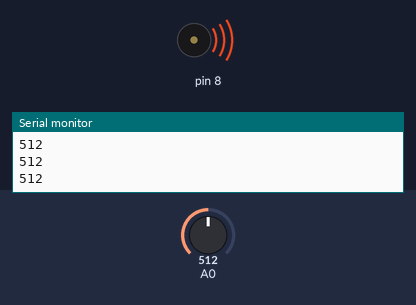
A sketch run on a simulated Arduino Uno, built with avr-gcc and run on an emulated ATmega328P. Shown: buzzer (waves = sounding), the last lines printed to the serial monitor. Inputs (shaded band) come from the test bench; at power-on: A0 = 512.

Above: at 1.2 s.
1.3 s: A0 set to 410
2.8 s: A0 set to 389
At 4.0 s:
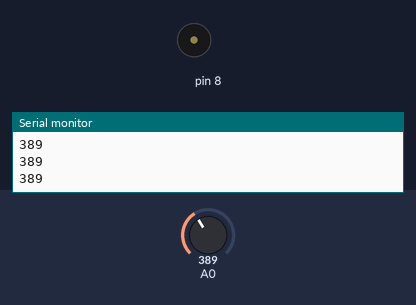
4.3 s: A0 set to 511
At 5.3 s:
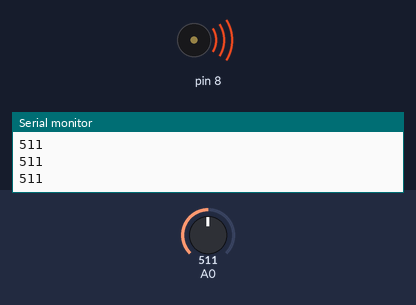
5.8 s: A0 set to 390
At 6.5 s:
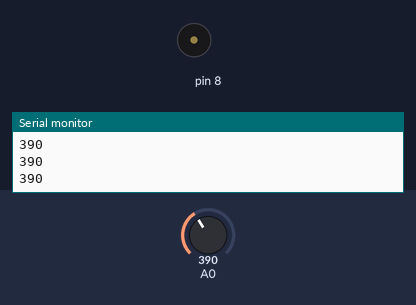
Timing chart, 0 to 8.3 s (numbered marks = the images above; inputs shaded):
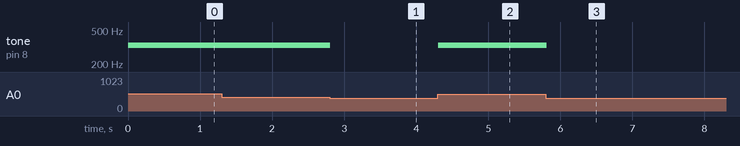

Measured:
- the behaviour switches between 400 and 399 on A0 (found by bisection; images 0 and 1)
- after the input at 2.8 s, tone on pin 8: 330 Hz → silent at once
- after the input at 4.3 s, tone on pin 8: silent → 330 Hz at once
- after the input at 5.8 s, tone on pin 8: 330 Hz → silent at once

The sketch:

AdjustedCode.ino
```cpp
/*
  Arduino Starter Kit example
  Project 7 - Keyboard
  This sketch is written to accompany Project 7 in the Arduino Starter Kit
  Parts required:
  - two 10 kilohm resistors
  - 1 megohm resistor
  - 220 ohm resistor
  - four pushbuttons
  - piezo
  created 13 Sep 2012
  by Scott Fitzgerald
  http://www.arduino.cc/starterKit
  This example code is part of the public domain.
*/

// create an array of notes
// the numbers below correspond to the frequencies of middle C, D, E, and F
int notes[] = {262, 294, 330, 349};

void setup() {
  //start serial communication
  Serial.begin(9600);
}

void loop() {
  // create a local variable to hold the input on pin A0
  int keyVal = analogRead(A0);
  // send the value from A0 to the Serial Monitor
  Serial.println(keyVal);

  // play the note corresponding to each value on A0
  if (keyVal >= 1008 && keyVal <= 1023) {
    // play the first frequency in the array on pin 8
    tone(8, notes[0]);
  } else if (keyVal >= 990 && keyVal <= 1010) {
    // play the second frequency in the array on pin 8
    tone(8, notes[1]);
  } else if (keyVal >= 400 && keyVal <= 515) {
    // play the third frequency in the array on pin 8
    tone(8, notes[2]);
  } else if (keyVal >= 924 && keyVal <= 935) {
    // play the fourth frequency in the array on pin 8
    tone(8, notes[3]);
  } else {
    // if the value is out of range, play no tone
    noTone(8);
  }
}
```
